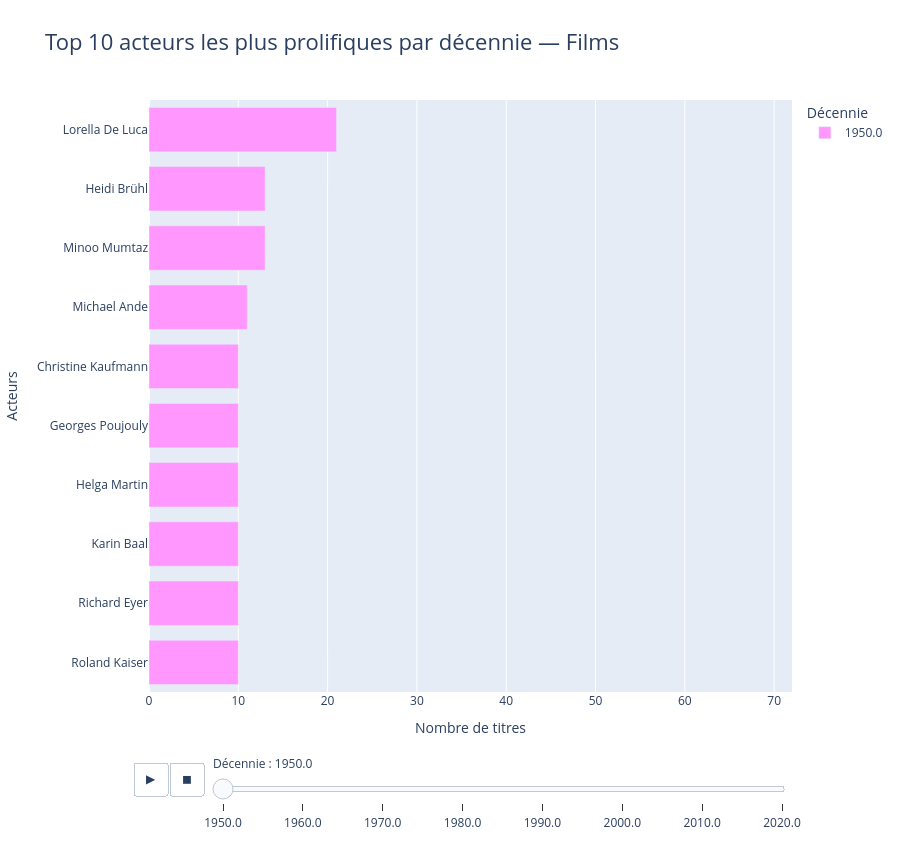

Source (notebook cell):
### Code cell
#✅ 1) Top 10 par décennie — MOVIE

top10_movie = (
    films[films["titleType"] == "movie"]
    .groupby(["decade", "primaryName"])["tconst"]
    .nunique()
    .reset_index(name="nb_titres")
    .sort_values(["decade", "nb_titres"], ascending=[True, False])
    .groupby("decade")
    .head(10)
    .reset_index(drop=True)
)

top10_movie

import plotly.express as px
import numpy as np

# Décennies triées
decades = sorted(top10_movie["decade"].unique())

# Palette Viridis ordonnée
viridis = px.colors.sequential.Viridis
n = len(decades)
palette = [viridis[int(i)] for i in np.linspace(0, len(viridis)-1, n)]

# Mapping décennie → couleur
color_map = {dec: palette[i] for i, dec in enumerate(decades)}

# Colonne texte pour la légende
top10_movie["decade_str"] = top10_movie["decade"].astype(str)

# Valeur max globale pour fixer l'échelle
max_global = top10_movie["nb_titres"].max()

# Graphique dynamique
fig = px.bar(
    top10_movie,
    x="nb_titres",
    y="primaryName",
    color="decade_str",
    orientation="h",
    animation_frame="decade",
    title="Top 10 acteurs les plus prolifiques par décennie — Films",
    color_discrete_map=color_map,
    height=850,
    range_x=[0, max_global]   # <-- ÉCHELLE FIXE
)

# Top en haut
fig.update_yaxes(autorange="reversed")

# Mise en forme premium
fig.update_layout(
    title_font_size=22,
    xaxis_title="Nombre de titres",
    yaxis_title="Acteurs",
    legend_title="Décennie",
    bargap=0.25,
    transition={'duration': 300}
)

# Slider propre
fig.layout.sliders[0].currentvalue.prefix = "Décennie : "

# ❌ SUPPRIMER les boutons Play/Pause
fig.update_layout(
    updatemenus=[]   # <-- plus de lecture automatique
)

fig.show()

fig.write_image("TOP_10_acteurs_décade.png")

### Figure 1 — Plotly figure (JSON) as saved in the notebook; plotly's stock layout.template omitted (floating-point values rounded to 4 significant figures)
{"data": [{"hovertemplate": "decade_str=1950.0<br>decade=1950.0<br>nb_titres=%{x}<br>primaryName=%{y}<extra></extra>", "legendgroup": "1950.0", "marker": {"color": "#FF97FF", "pattern": {"shape": ""}}, "name": "1950.0", "orientation": "h", "showlegend": true, "textposition": "auto", "type": "bar", "x": [21, 13, 13, 11, 10, 10, 10, 10, 10, 10], "xaxis": "x", "y": ["Lorella De Luca", "Heidi Brühl", "Minoo Mumtaz", "Michael Ande", "Christine Kaufmann", "Georges Poujouly", "Helga Martin", "Karin Baal", "Richard Eyer", "Roland Kaiser"], "yaxis": "y"}], "layout": {"bargap": 0.25, "barmode": "relative", "height": 850, "legend": {"title": {"text": "Décennie"}, "tracegroupgap": 0}, "sliders": [{"active": 0, "currentvalue": {"prefix": "Décennie : "}, "len": 0.9, "pad": {"b": 10, "t": 60}, "steps": [{"args": [["1950.0"], {"frame": {"duration": 0, "redraw": true}, "fromcurrent": true, "mode": "immediate", "transition": {"duration": 0, "easing": "linear"}}], "label": "1950.0", "method": "animate"}, {"args": [["1960.0"], {"frame": {"duration": 0, "redraw": true}, "fromcurrent": true, "mode": "immediate", "transition": {"duration": 0, "easing": "linear"}}], "label": "1960.0", "method": "animate"}, {"args": [["1970.0"], {"frame": {"duration": 0, "redraw": true}, "fromcurrent": true, "mode": "immediate", "transition": {"duration": 0, "easing": "linear"}}], "label": "1970.0", "method": "animate"}, {"args": [["1980.0"], {"frame": {"duration": 0, "redraw": true}, "fromcurrent": true, "mode": "immediate", "transition": {"duration": 0, "easing": "linear"}}], "label": "1980.0", "method": "animate"}, {"args": [["1990.0"], {"frame": {"duration": 0, "redraw": true}, "fromcurrent": true, "mode": "immediate", "transition": {"duration": 0, "easing": "linear"}}], "label": "1990.0", "method": "animate"}, {"args": [["2000.0"], {"frame": {"duration": 0, "redraw": true}, "fromcurrent": true, "mode": "immediate", "transition": {"duration": 0, "easing": "linear"}}], "label": "2000.0", "method": "animate"}, {"args": [["2010.0"], {"frame": {"duration": 0, "redraw": true}, "fromcurrent": true, "mode": "immediate", "transition": {"duration": 0, "easing": "linear"}}], "label": "2010.0", "method": "animate"}, {"args": [["2020.0"], {"frame": {"duration": 0, "redraw": true}, "fromcurrent": true, "mode": "immediate", "transition": {"duration": 0, "easing": "linear"}}], "label": "2020.0", "method": "animate"}], "x": 0.1, "xanchor": "left", "y": 0, "yanchor": "top"}], "title": {"font": {"size": 22}, "text": "Top 10 acteurs les plus prolifiques par décennie — Films"}, "transition": {"duration": 300}, "updatemenus": [{"buttons": [{"args": [null, {"frame": {"duration": 500, "redraw": true}, "fromcurrent": true, "mode": "immediate", "transition": {"duration": 500, "easing": "linear"}}], "label": "&#9654;", "method": "animate"}, {"args": [[null], {"frame": {"duration": 0, "redraw": true}, "fromcurrent": true, "mode": "immediate", "transition": {"duration": 0, "easing": "linear"}}], "label": "&#9724;", "method": "animate"}], "direction": "left", "pad": {"r": 10, "t": 70}, "showactive": false, "type": "buttons", "x": 0.1, "xanchor": "right", "y": 0, "yanchor": "top"}], "xaxis": {"anchor": "y", "domain": [0, 1], "range": [0, 72], "title": {"text": "Nombre de titres"}}, "yaxis": {"anchor": "x", "autorange": "reversed", "domain": [0, 1], "title": {"text": "Acteurs"}}}}
